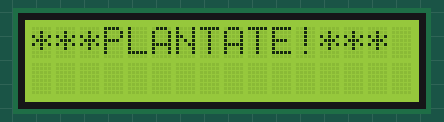
Simulated run of this sketch. Board: Arduino Uno, built with avr-gcc and run on an emulated ATmega328P. On the bench: 16×2 character LCD.

Above: at 0.1 s.
At 2.1 s:
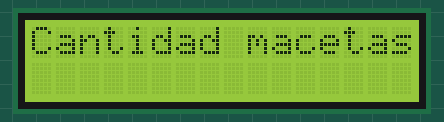

The sketch:

prueba_display_botones.ino
```cpp
//YWROBOT
//Compatible with the Arduino IDE 1.0
//Library version:1.1
#include <Wire.h>
#include <LiquidCrystal_I2C.h>

LiquidCrystal_I2C lcd(0x27,16,2);  // set the LCD address to 0x27 for a 16 chars and 2 line display


// this constant won't change:
const int  Up_buttonPin   = 2;    // the pin that the pushbutton is attached to
const int  Down_buttonPin = 3;
const int  Select_buttonPin = 4;

// Variables will change:
int buttonPushCounter = 0;   // counter for the number of button presses

int up_buttonState = 0;         // current state of the up button
int up_lastButtonState = 0;     // previous state of the up button

int down_buttonState = 0;         // current state of the up button
int down_lastButtonState = 0;     // previous state of the up button

int select_buttonState = 0;         // current state of the up button
int select_lastButtonState = 0;     // previous state of the up button

bool bPress = false;

int cantMacetas = 0;
int litrosMacetas = 0;
boolean bienvenidaState = false;

void setup()/*****************************VOID SETUP*********************************/
{
  Serial.begin(9600);
  pinMode( Up_buttonPin , INPUT_PULLUP);
  pinMode( Down_buttonPin , INPUT_PULLUP);

  lcd.backlight();
  lcd.init();                      // initialize the lcd
}


void loop()/***************************VOID LOOP**********************************/
{

  if(!bienvenidaState){
    bienvenida();
    bienvenidaState = true;
  }

  int cantMacetas = macetasLecturaCant();
}


/******************************************FUNCIONES******************************************/

void bienvenida(){
  lcd.clear();
  lcd.print("***PLANTATE!***");
  delay(2000);
}

int macetasLecturaCant(){
  lcd.clear();
  lcd.print("Cantidad macetas?");
  int contadorClicks();
}


/*FUNCION PARA LLAMAR AL CONTADOR DE CLICKS*/
int contadorClicks(){
  checkUp();
  checkDown();

  if( bPress){
    bPress = false;
    lcd.setCursor(2,1);
    lcd.print("               ");
    lcd.setCursor(2,1);
    lcd.print(buttonPushCounter);
  }

  return buttonPushCounter;

}

/**************************************FUNCIONES CONTADORAS DE CLICKS(NO TOCAR)***************************************/
void checkUp()
{
  up_buttonState = digitalRead(Up_buttonPin);

  // compare the buttonState to its previous state
  if (up_buttonState != up_lastButtonState) {
    // if the state has changed, increment the counter
    if (up_buttonState == LOW) {
        bPress = true;
      // if the current state is HIGH then the button went from off to on:
      buttonPushCounter++;
      Serial.println("on");
      Serial.print("number of button pushes: ");
      Serial.println(buttonPushCounter);
    } else {
      // if the current state is LOW then the button went from on to off:
      Serial.println("off");
    }
    // Delay a little bit to avoid bouncing
    delay(50);
  }
  // save the current state as the last state, for next time through the loop
  up_lastButtonState = up_buttonState;
}

void checkDown()
{
  down_buttonState = digitalRead(Down_buttonPin);

  // compare the buttonState to its previous state
  if (down_buttonState != down_lastButtonState) {
    // if the state has changed, increment the counter
    if (down_buttonState == LOW) {
        bPress = true;
      // if the current state is HIGH then the button went from off to on:
      buttonPushCounter--;

      Serial.println("on");
      Serial.print("number of button pushes: ");
      Serial.println(buttonPushCounter);
    } else {
      // if the current state is LOW then the button went from on to off:
      Serial.println("off");
    }
    // Delay a little bit to avoid bouncing
    delay(50);
  }
  // save the current state as the last state, for next time through the loop
  down_lastButtonState = down_buttonState;
}
```
